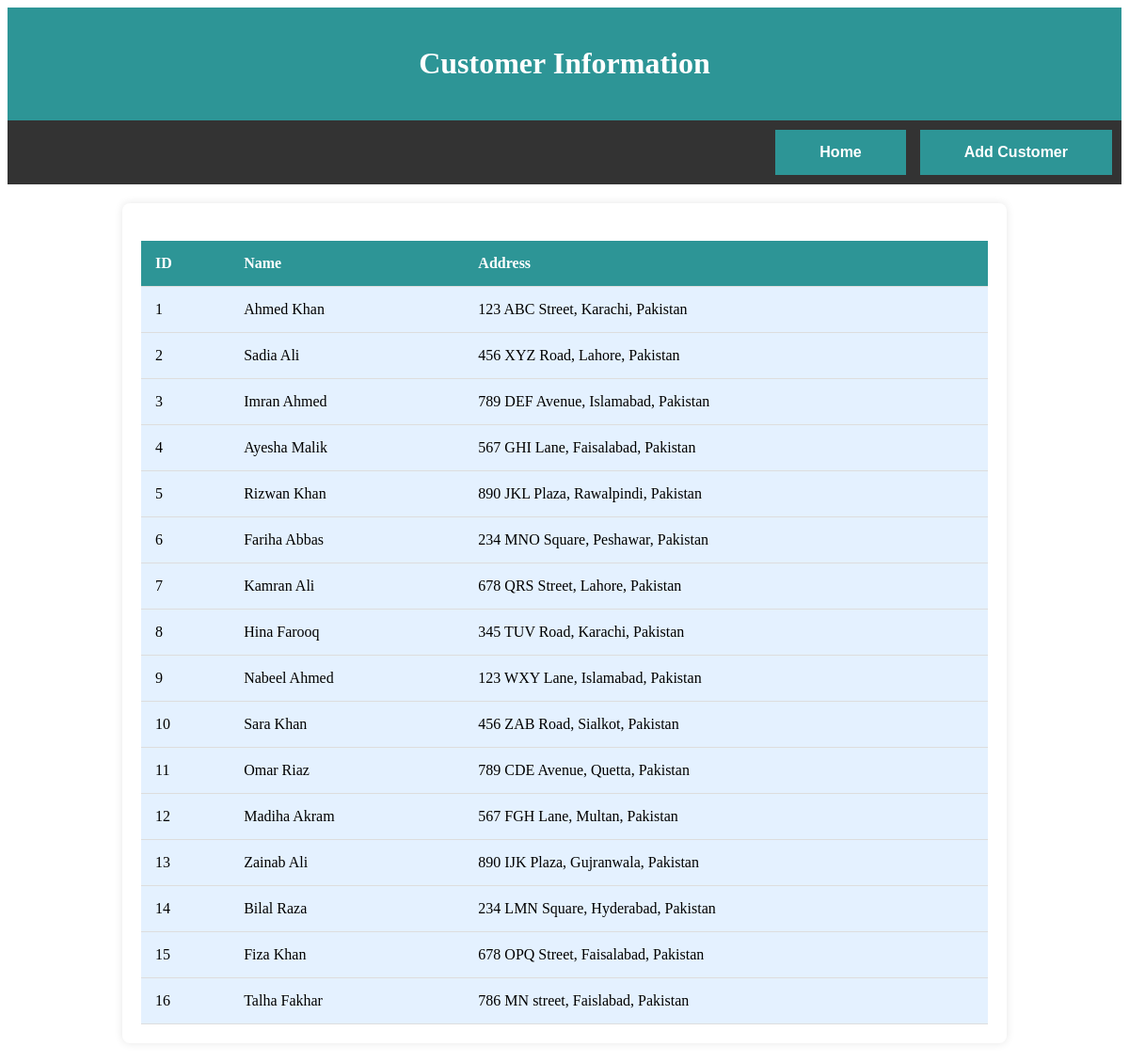
The app's page /1.php with its own data.
### tables this page shows
CREATE TABLE IF NOT EXISTS `customer` (
  `Customer_ID` int NOT NULL,
  `Name` varchar(100) NOT NULL,
  `Adress` varchar(100) NOT NULL,
  PRIMARY KEY (`Customer_ID`)
);

### 1.php (the view, shortened to what this page needs)
<?php
$servername = "localhost";
$username = "root";
$password = "";
$dbname = "ims";
try {
    $conn = new PDO("mysql:host=$servername;dbname=$dbname", $username, $password);
    $conn->setAttribute(PDO::ATTR_ERRMODE, PDO::ERRMODE_EXCEPTION);
    $stmt = $conn->query("SELECT * FROM customer");
    $customers = $stmt->fetchAll(PDO::FETCH_ASSOC);
} catch (PDOException $e) {
    echo "Connection failed: " . $e->getMessage();
}
?>
<!DOCTYPE html>
<html lang="en">
<head>
    <link rel="stylesheet" href="1.css">
</head>
<body>
    <header>
        <h1>Customer Information</h1>
    </header>
    <nav>
        <div class="right-section">
            <button><a href="1.html">Home</a></button>
            <button><a href="Add_Customer.php">Add Customer</a></button>
        </div>
    </nav>
    <div class="container">
        <?php if (!empty($customers)): ?>
            <table>
                <thead>
                    <tr>
                        <th>ID</th>
                        <th>Name</th>
                        <th>Address</th>
                    </tr>
                </thead>
                <tbody>
                    <?php foreach ($customers as $customer): ?>
                        <tr>
                            <td><?= $customer['Customer_ID'] ?></td>
                            <td><?= $customer['Name'] ?></td>
                            <td><?= $customer['Adress'] ?></td>
                        </tr>
                    <?php endforeach; ?>
                </tbody>
            </table>
        <?php else: ?>
            <p>No customer information available.</p>
        <?php endif; ?>
    </div>
</body>
</html>

### 1.css (style rules this page uses)
table { width: 100%; border-collapse: collapse; margin-top: 20px; background-color: #E4F1FF; }
th, td { padding: 15px; text-align: left; border-bottom: 1px solid #ddd; }
th { background-color: #2D9596; color: white; }
header { background-color: #2D9596; padding: 20px; color: white; text-align: center; }
button, .dropbtn, .dropdown-label { background-color: #2D9596; color: white; padding: 15px 32px; border: none; border-radius: 0px; cursor: pointer; font-size: 16px; margin-left: 15px; }
nav { background-color: #333; padding: 10px; display: flex; justify-content: flex-end; align-items: center; }
nav a { color: #fff; text-decoration: none; margin: 0 15px; font-weight: bold; }
.container { max-width: 900px; margin: 20px auto; background-color: white; padding: 20px; border-radius: 8px; box-shadow: 0 0 10px rgba(0, 0, 0, 0.1); text-align: center; }
.right-section { display: flex; align-items: center; justify-content: flex-end; font-weight: bold; color: #333; }

### records on screen
customer: Customer_ID "1", Name "Ahmed Khan", Adress "123 ABC Street, Karachi, Pakistan"
customer: Customer_ID "2", Name "Sadia Ali", Adress "456 XYZ Road, Lahore, Pakistan"
customer: Customer_ID "3", Name "Imran Ahmed", Adress "789 DEF Avenue, Islamabad, Pakistan"
customer: Customer_ID "4", Name "Ayesha Malik", Adress "567 GHI Lane, Faisalabad, Pakistan"
customer: Customer_ID "5", Name "Rizwan Khan", Adress "890 JKL Plaza, Rawalpindi, Pakistan"
customer: Customer_ID "6", Name "Fariha Abbas", Adress "234 MNO Square, Peshawar, Pakistan"
customer: Customer_ID "7", Name "Kamran Ali", Adress "678 QRS Street, Lahore, Pakistan"
customer: Customer_ID "8", Name "Hina Farooq", Adress "345 TUV Road, Karachi, Pakistan"
customer: Customer_ID "9", Name "Nabeel Ahmed", Adress "123 WXY Lane, Islamabad, Pakistan"
customer: Customer_ID "10", Name "Sara Khan", Adress "456 ZAB Road, Sialkot, Pakistan"
customer: Customer_ID "11", Name "Omar Riaz", Adress "789 CDE Avenue, Quetta, Pakistan"
customer: Customer_ID "12", Name "Madiha Akram", Adress "567 FGH Lane, Multan, Pakistan"
customer: Customer_ID "13", Name "Zainab Ali", Adress "890 IJK Plaza, Gujranwala, Pakistan"
customer: Customer_ID "14", Name "Bilal Raza", Adress "234 LMN Square, Hyderabad, Pakistan"
customer: Customer_ID "15", Name "Fiza Khan", Adress "678 OPQ Street, Faisalabad, Pakistan"
customer: Customer_ID "16", Name "Talha Fakhar", Adress "786 MN street, Faislabad, Pakistan"
